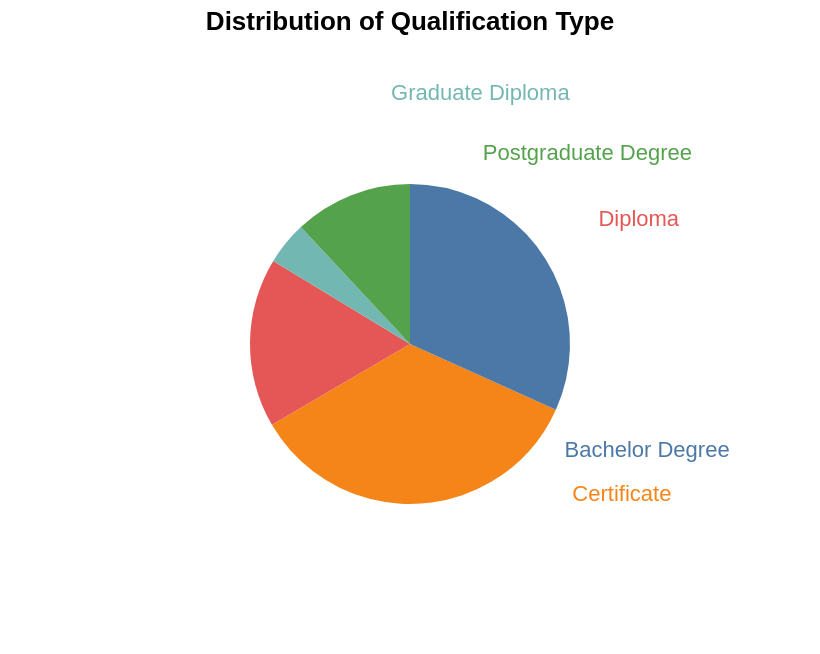

Vega-Lite specification for this chart:
### Vega-Lite specification from a JSON file in a GitHub repository (floating-point values rounded to 4 significant figures)
{"$schema": "https://vega.github.io/schema/vega-lite/v5.json", "title": "Distribution of Qualification Type", "height": 300, "width": 400, "data": {"values": [{"Qualification Type": "Certificate", "Percentage": 34.84}, {"Qualification Type": "Diploma", "Percentage": 17.12}, {"Qualification Type": "Bachelor Degree", "Percentage": 31.73}, {"Qualification Type": "Graduate Diploma", "Percentage": 4.36}, {"Qualification Type": "Postgraduate Degree", "Percentage": 11.95}]}, "encoding": {"theta": {"field": "Percentage", "type": "quantitative"}, "color": {"field": "Qualification Type", "type": "nominal", "legend": null}}, "layer": [{"mark": {"type": "arc", "outerRadius": 80}}, {"mark": {"type": "text", "radius": 130}, "encoding": {"text": {"field": "Qualification Type", "type": "nominal"}}}]}
